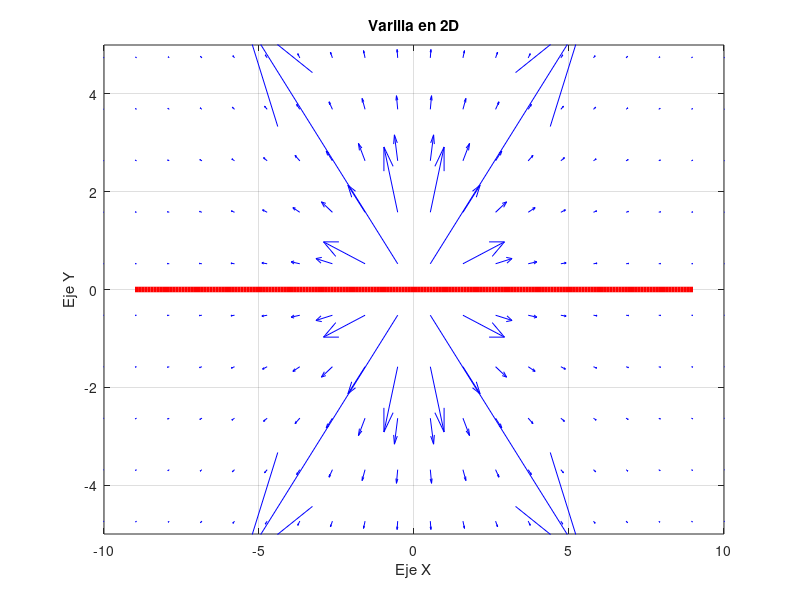

Reproduce this figure in MATLAB.
% Definir el rango deseado
x1 = -9:0.1:9; % Genera valores desde -9 hasta 9 con un paso de 0.1
y1 = zeros(size(x1)); % Esta será una constante igual a cero en todo el rango

%constante de Coulomb 8.99*10^9
k = 8.99*1000000000
k2= 899e9
%carga 500uC = 500 * 10^-6
q = 500*0.000001
q2=500e-6

%variable auxiliar
aux = (k*q)/18


% Definir el rango de coordenadas x e y
x = linspace(-10, 10, 20);
y = linspace(-10, 10, 20);

% Crear una malla de coordenadas x e y
[xmesh, ymesh] = meshgrid(x, y);

% Calcular los componentes del campo vectorial
umesh = aux * ((1 ./ sqrt((xmesh - 0.09).^2 + ymesh.^2)) - (1 ./ sqrt((xmesh + 0.09).^2 + ymesh.^2)));
vmesh = -aux * (((xmesh - 0.09) ./ (ymesh .* sqrt((xmesh - 0.09).^2 + ymesh.^2))) - ((xmesh + 0.09) ./ (ymesh .* sqrt((xmesh + 0.09).^2 + ymesh.^2))));



% Graficar la constante
plot(x1, y1, 'r-', 'LineWidth', 4);

% Crear el gráfico de campo vectorial con escala reducida
hold on; % Esto permite superponer ambas representaciones
quiver(xmesh, ymesh, umesh, vmesh, 5, 'AutoScale', 'on','Color', 'b');

% Etiquetas de ejes
xlabel('Eje X');
ylabel('Eje Y');

% Título
title('Varilla en 2D');


% Ajustar los límites de los ejes para que se ajusten al rango deseado
xlim([-10, 10]);
ylim([-5,5 ]); % Ajusta este límite de acuerdo a tu constante


grid on;